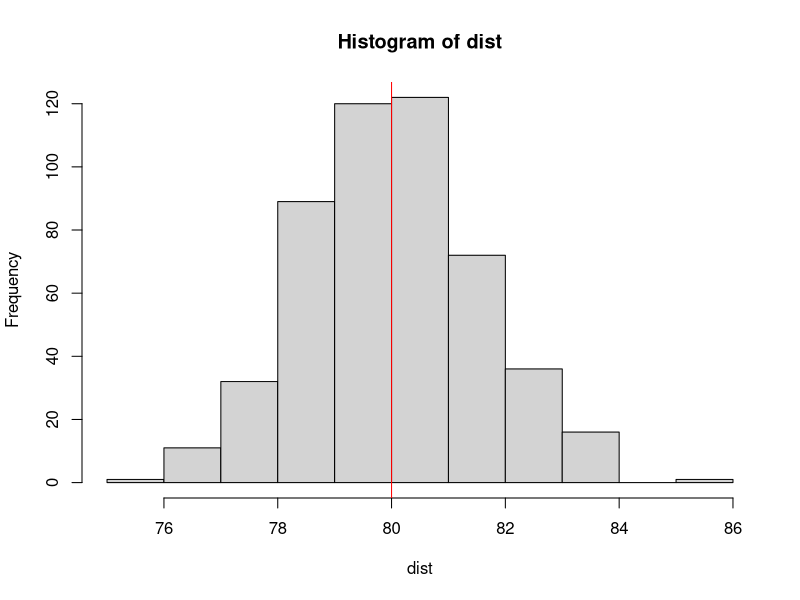
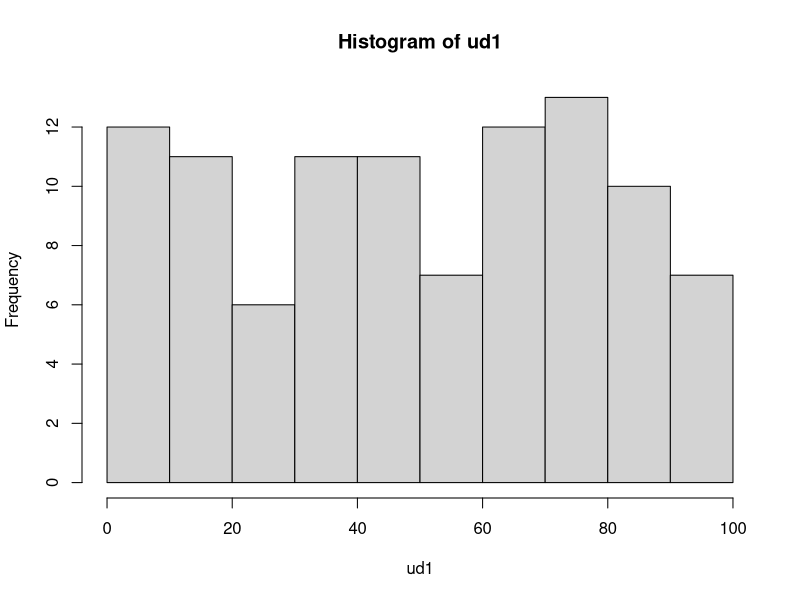
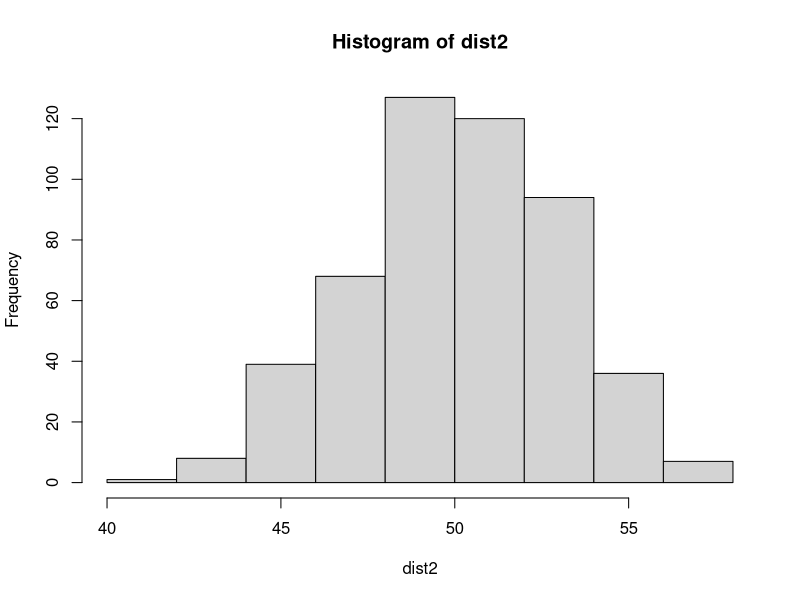
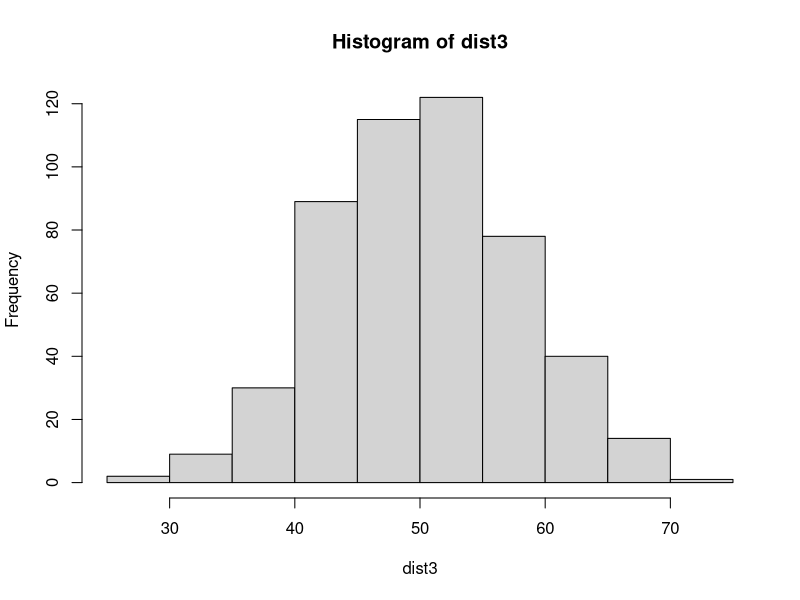

Write R code to recreate these figures, in order.

# Clear your global environment if you want.
rm(list = ls())


# Load in the psych package using library().
# You'll use the describe() function from the psych package later in the assignment.
library(psych)


#### Step 1 ####

# Use the rnorm() function to draw a sample of 100 cases with a population mean = 80 and sd = 15.
# Store this sample in an object (I recommend calling it s1).

s1 <- rnorm(100,80,15)

# Calculate and report the mean of your sample.

mean(s1)

#### Step 2 ####

# Repeat Step 1 to generate 4 more samples.
# I recommend naming these samples s2, s3, s4, s5

s2 <- rnorm(100,80,15)
s3 <- rnorm(100,80,15)
s4 <- rnorm(100,80,15)
s5 <- rnorm(100,80,15)

# Calculate and report the mean for each sample.

mean(s2)
mean(s3)
mean(s4)
mean(s5)

#### Step 3 #####

# Store your 5 sample means in an object using c() and mean().
# Might look like: samplemeans <- c(mean(s1),mean(s2),mean(s3),mean(s4),mean(s5))

samplemeans <- c(mean(s1),mean(s2),mean(s3),mean(s4),mean(s5))


# Calculate and report the expected value of these means (the mean of means).

mean(samplemeans)

# Calculate and report the standard error (standard deviation of means).

sd(samplemeans)/sqrt(5)

# In your assignment file, describe in words how close the expected value is to the
# population mean (the equivalent population parameter).



#### Step 4 ####

# Use a for-loop to generate 500 samples.
# The code is provided below - don't worry about trying to make sense of it.
# Just know that it is going to generate 500 samples, calculate each of their means,
# and store those means in an object called dist.

for(i in 1:500){
  x<-rnorm(100,80,15)
  mx<-mean(x)
  if(i==1){
    dist<-mx  
  }else{
    dist<-rbind(dist,mx)
  }
}

# Make a histogram and add a vertical red line equal to the population mean.
# Report this graph in your assignment file (i.e., include a screenshot or image of the graph).

hist(dist)
abline(v=80,col='red')



#### Step 5 ####

# Calculate and report the expected value of the sampling distribution (dist).

mean(dist)

# Calculate and report the standard error of the sampling distribution (dist).

sd(dist)

15/sqrt(100)

# In your assignment file, report the formula for the standard error and
# check to see if it matches the standard error you got.



#### Step 6 ####

# Compare the first sample mean you generated in Step 1 (i.e., the mean of s1)
# to this sampling distribution by identifying the z-value for this first sample (s1)
# In other words, calculate the z-score for s1 and report this value.

# raw score: mean for s1
mean(s1)

(mean(s1)-80)/15

# For your assignment, use a z-table on the internet to report the probability of
# getting a sample mean higher than the sample mean you observed.



#### Step 7 ####

# The function runif() creates a uniform distribution.
# Draw a uniform sample and store it in an object using the code: runif(n=100,min=0,max=100)
# I recommend calling the object ud1.
ud1 <- runif(n=100,min=0,max=100)

# Generate and report a histogram of this sample.
hist(ud1)

# Calculate and report the mean of this sample.
mean(ud1)


#### Step 8 ####

# Create a sampling distribution of 500 uniformly distributed sample means.
# Notice how this code is the same as the code in Step 4, except we use
# the runif() function instead of rnorm().
# The sample means will be stored in an object called dist2.

for(i in 1:500){
  x<-runif(100,0,100)
  mx<-mean(x)
  if(i==1){
    dist2<-mx
  }else{
    dist2<-rbind(dist2,mx)
  }
}

# Generate and report a histogram of this distribution (dist2).
hist(dist2)

# Calculate and report the expected value, standard error, skewness, and kurtosis for dist2.
# Hint: use describe()
describe(dist2)

# In your assignment file, comment on the relationship between the expected value and the
# population mean, and the normality of the sampling distribution.



#### Step 9 ####

# Repeat step 8, but with sample size set to 15 instead of 100.
# Notice how the for-loop is the same as Step 8, except we replaced
# the line x<-runif(100,0,100) with x<-runif(15,0,100) and dist2 with dist3.

for(i in 1:500){
  x<-runif(15,0,100)
  mx<-mean(x)
  if(i==1){
    dist3<-mx
  }else{
    dist3<-rbind(dist3,mx)
  }
}

# Generate and report a histogram of this distribution (dist3).

hist(dist3)

# Calculate and report the expected value, standard error, skewness, and kurtosis for dist3.
describe(dist3)

# In your assignment file, comment on the relationship between the expected value and the
# population mean, and the normality of the sampling distribution.



#### Step 10 ####

# A mode function is not built in, so we have to build one.
# Don't worry about understanding this code, just know that you'll use the function getmode() to get the mode.

getmode <- function(v) {
  uniqv <- unique(v)
  uniqv[which.max(tabulate(match(v, uniqv)))]
}

# Copy and paste the for-loop code from Step 4, and
# replace the mean() function with getmode(), and change dist to dist4.
# Note that we're back to using rnorm() to create a normal distribution.

for(i in 1:500){
  x<-rnorm(100,80,15)
  mx<-getmode(x)
  if(i==1){
    dist4<-mx  
  }else{
    dist4<-rbind(dist4,mx)
  }
}

# Generate and report the expected value of the mode in comparison the population mode.
mean(dist4)
# Since we are using a normal population, the mean = the mode. (i.e., calculate the mean
# of dist4 and compare it to the population mean).


# In your assignment file, report your conclusion on if the mode is unbiased.



#### Step 11 ####

# Repeat Step 10 using a larger sample size of your choosing. Modify the code
# below to insert your sample size as the first argument in the rnorm() function.
# Report the sample size you chose.

# The means of this sampling distribution will be stored in an object called dist5.

for(i in 1:500){
  x<-rnorm(800,80,15)
  mx<-getmode(x)
  if(i==1){
    dist5<-mx  
  }else{
    dist5<-rbind(dist5,mx)
  }
}

# Calculate and report the standard error for dist4.
sd(dist4)

# Calculate and report the standard error for dist5.
sd(dist5)

getmode(dist5)
mean(dist5)
# In your assignment file, comment on what happens to the standard error when
# you increase the sample size. Is the mode appearing consistent?




#### Step 12 ####

# No code to run.

# In your assignment file, compare the stats for the distribution of means generated
# in Step 4 (dist) to the stats for for the distribution of the modes generated  in
# Step 10 (dist4).
# Report which statistic is more prone to sampling error (mean or mode).

# Explain in words what sampling error is in terms of your first sample (Step 1; s1) to its
# sampling distribution (empirically represented in Step 4; dist).


